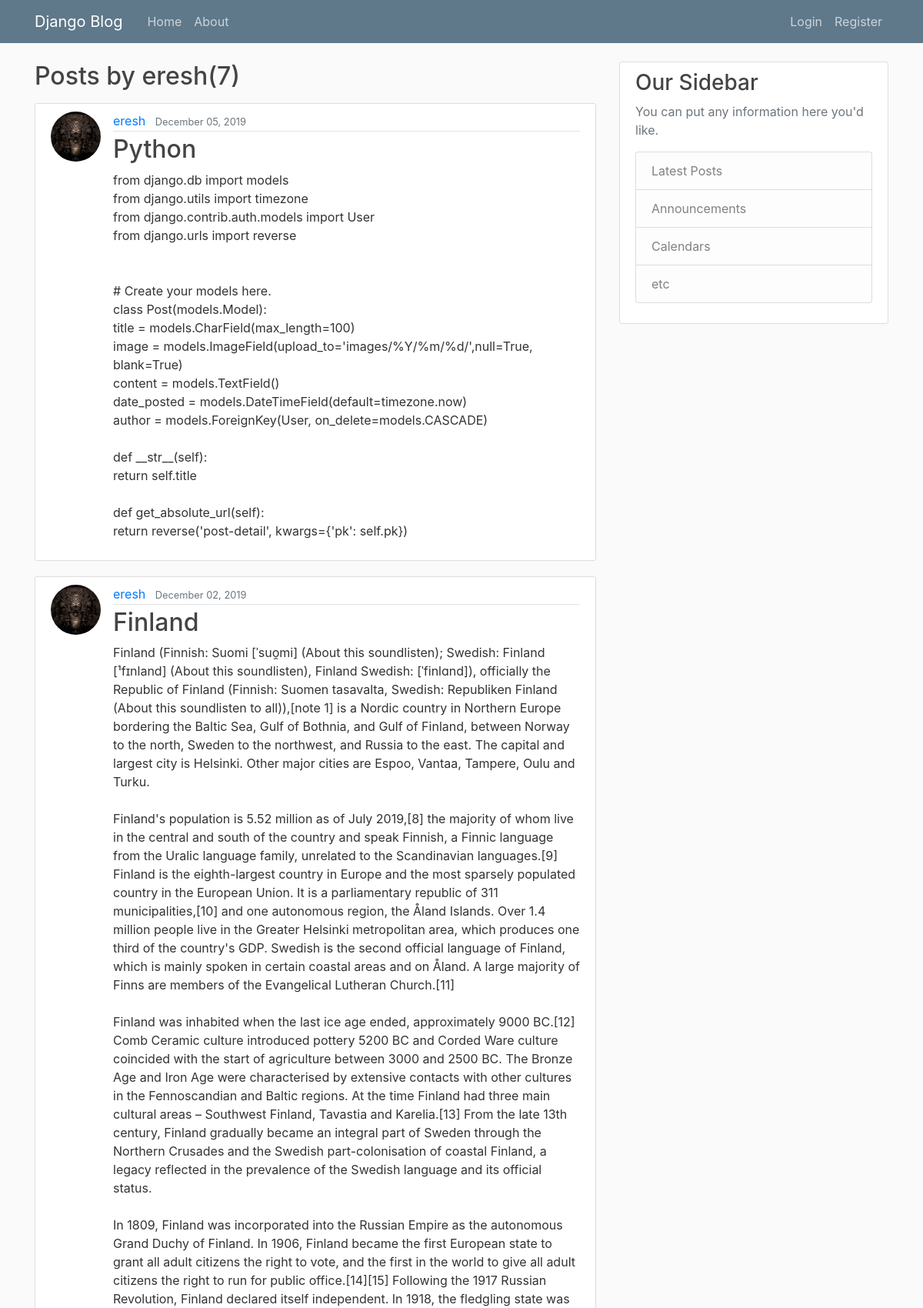
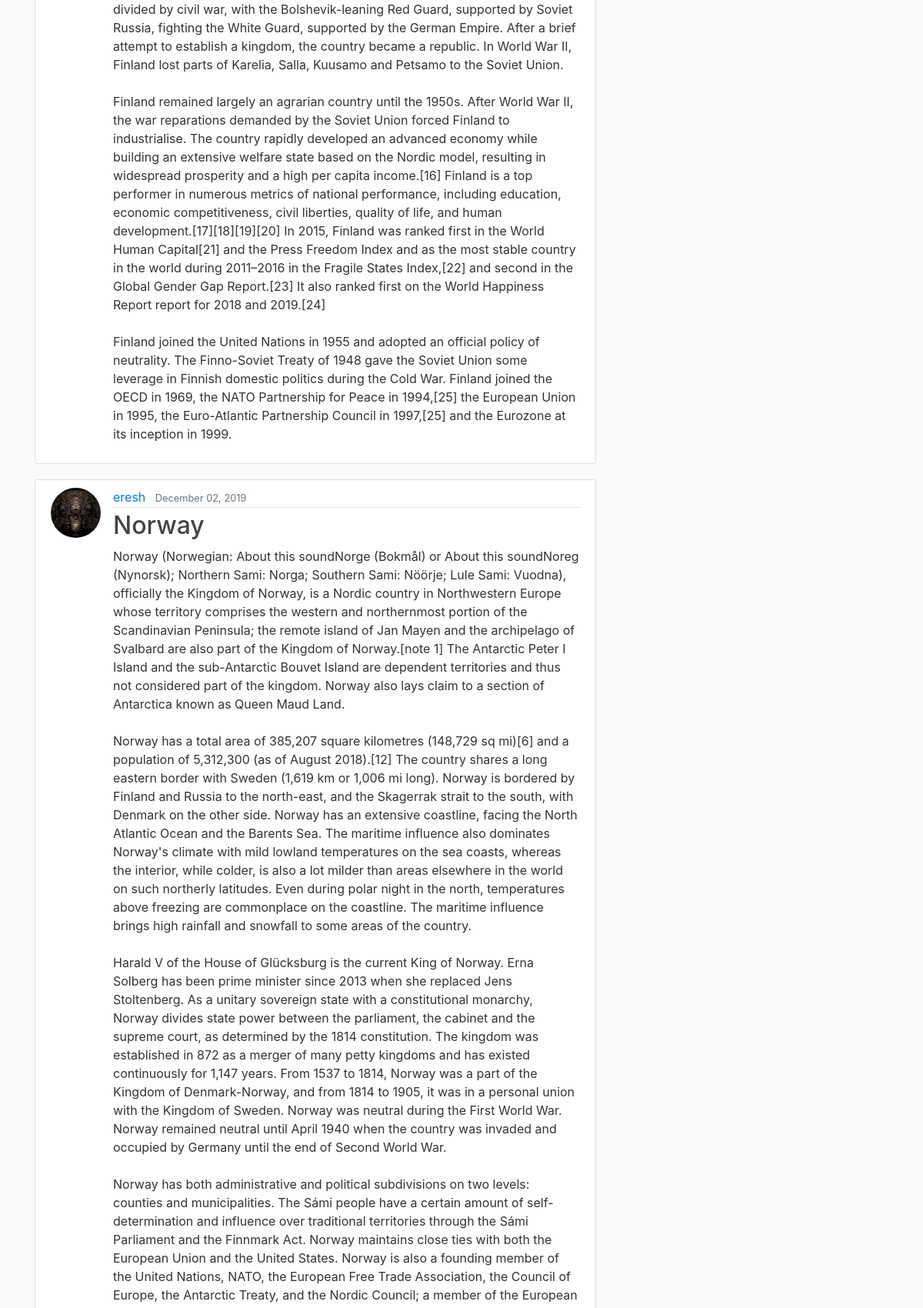
The app's page /user/eresh (upper part) with its own data (2 pictures, top to bottom).
### blog/models.py (models this page shows, shortened)
class Post(models.Model):
    title = models.CharField(max_length=100)
    image = models.ImageField(upload_to='images/%Y/%m/%d/', null=True, blank=True)
    file = models.FileField(upload_to='files/%Y/%m/%d/', null=True, blank=True)
    content = models.TextField()
    date_posted = models.DateTimeField(default=timezone.now)
    author = models.ForeignKey(User, on_delete=models.CASCADE)

### users/models.py (models this page shows, shortened)
class Profile(models.Model):
    user = models.OneToOneField(User, on_delete=models.CASCADE)
    image = models.ImageField(default='default.jpg', upload_to='profile_pics')

### blog/views.py (the view)
# urls.py: path('user/<str:username>', UserPostListView.as_view(), name='user-posts'),
class UserPostListView(ListView):
    model = Post
    template_name = 'blog/user_posts.html'  # <app>/<model>_<viewtype>.html
    context_object_name = 'posts'
    paginate_by = 3
    def get_queryset(self):
        user = get_object_or_404(User, username=self.kwargs.get('username'))
        return Post.objects.filter(author=user).order_by('-date_posted')

### blog/templates/blog/user_posts.html (shortened to what this page needs)
{% extends "blog/base.html" %}
{% block content %}
    <h2 class="mb-3">Posts by {{view.kwargs.username }}({{ page_obj.paginator.count }})</h2>
    {% for post in posts %}
        <article class="media content-section">
            <img class="rounded-circle article-img" src="{{ post.author.profile.image.url }}">
            <div class="media-body">
                <div class="article-metadata">
                    <a class="mr-2" href="{% url 'user-posts' post.author.username %}">{{ post.author }}</a>
                    <small class="text-muted">{{ post.date_posted|date:"F d, Y" }}</small>
                </div>
                <h2><a class="article-title" href="{% url 'post-detail' post.id %}">{{ post.title }}</a></h2>
                <p class="article-content">{{ post.content }}</p>
            </div>
        </article>
    {% endfor % %}
{% endblock content %}

### blog/static/blog/main.css (style rules this page uses)
body { background: #fafafa; color: #333333; margin-top: 5rem; }
h1, h2, h3, h4, h5, h6 { color: #444444; }
.content-section { background: #ffffff; padding: 10px 20px; border: 1px solid #dddddd; border-radius: 3px; margin-bottom: 20px; }
.article-title { color: #444444; }
.article-content { white-space: pre-line; }
.article-img { height: 65px; width: 65px; margin-right: 16px; }
.article-metadata { padding-bottom: 1px; margin-bottom: 4px; border-bottom: 1px solid #e3e3e3 }

### records on screen
Post: author.profile.image (picture), author "eresh", date_posted "December 05, 2019", title "Python", content "from django.db import models from django.utils import timezone from django.contrib.auth.models import User from django.urls import reverse # Create your models here. class Post(models.Model): title = models.CharField(max_length=100) image = models.ImageField(upload_to='images/%Y/%m/%d/',null=True, blank=True) content = models.TextField() date_posted = models.DateTimeField(default=timezone.now) author = models.ForeignKey(User, on_delete=models.CASCADE) def __str__(self): return self.title def get_absolute_url(self): return reverse('post-detail', kwargs={'pk': self.pk})"
Post: author.profile.image (picture), author "eresh", date_posted "December 02, 2019", title "Finland", content "Finland (Finnish: Suomi [ˈsuo̯mi] (About this soundlisten); Swedish: Finland [¹fɪnland] (About this soundlisten), Finland Swedish: [ˈfinlɑnd]), officially the Republic of Finland (Finnish: Suomen tasavalta, Swedish: Republiken Finland (About this soundlisten to all)),[note 1] is a Nordic country in Northern Europe bordering the Baltic Sea, Gulf of Bothnia, and Gulf of Finland, between Norway to the north, Sweden to the northwest, and Russia to the east. The capital and largest city is Helsinki. Other major cities are Espoo, Vantaa, Tampere, Oulu and Turku. Finland's population is 5.52 million as of July 2019,[8] the majority of whom live in the central and south of the country and speak…"
Post: author.profile.image (picture), author "eresh", date_posted "December 02, 2019", title "Norway"

### other values on screen
{{ view.kwargs.username }} "eresh"
{{ page_obj.paginator.count }} "7"
